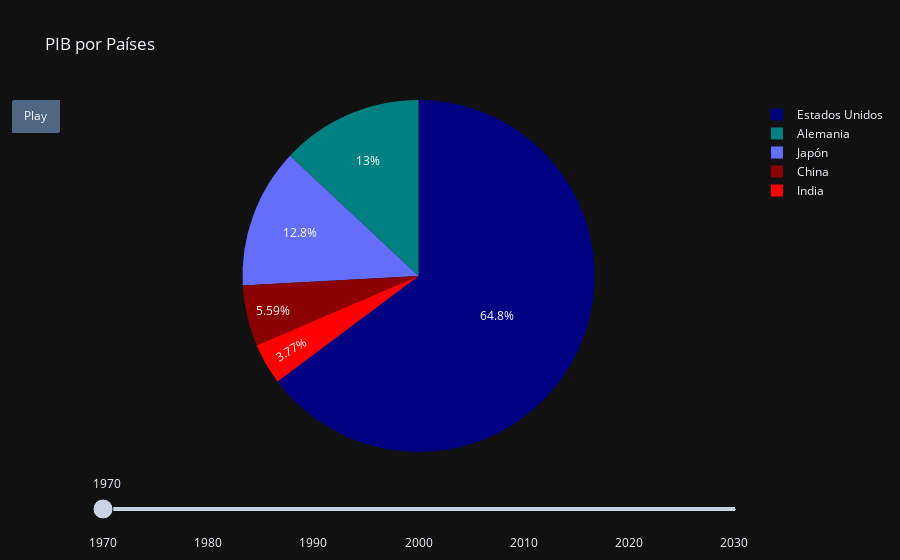

Notebook code for this chart:
### Code cell
import plotly.graph_objects as go

paises = ['Alemania','Estados Unidos','China','India','Japón']
valores_1970 = [2.158384e+11,1.073303e+12,9.260264e+10,6.242248e+10,2.126092e+11]
valores_1980 = [9.502909e+11,2.857307e+12,1.911492e+11,1.863253e+11,1.105386e+12]
valores_1990 = [1.771671e+12,5.963144e+12,3.608579e+11,3.209790e+11,3.132818e+12]
valores_2000 = [1.947982e+12,1.025095e+13,1.211332e+12,4.683949e+11,4.968359e+12]
valores_2010 = [3.3996e+12,1.504896e+13,6.087192e+12,1.675616e+12,5.759072e+12]
valores_2020 = [3.889669e+12,2.106047e+13,1.468774e+13,2.671595e+12,5.048790e+12]
valores_2022 = [4.072192e+12,2.546270e+13,1.796317e+13,3.385090e+12,4.231141e+12]

frames = [go.Frame(data=[go.Pie(labels=paises, values=valores_1970)])]  # frame para 1970
frames.append(go.Frame(data=[go.Pie(labels=paises, values=valores_1980)]))  # frame para 1980
frames.append(go.Frame(data=[go.Pie(labels=paises, values=valores_1990)]))  # frame para 1990
frames.append(go.Frame(data=[go.Pie(labels=paises, values=valores_2000)]))  # frame para 2000
frames.append(go.Frame(data=[go.Pie(labels=paises, values=valores_2010)]))  # frame para 2010
frames.append(go.Frame(data=[go.Pie(labels=paises, values=valores_2020)]))  # frame para 2020
frames.append(go.Frame(data=[go.Pie(labels=paises, values=valores_2022)]))  # frame para 2022


steps = []
for i, frame in enumerate(frames):
    step = dict(method="animate", label=str(1970 + i*10), args=[[frame.name]])
    steps.append(step)

fig = go.Figure(
    data=frames[0].data,
    layout=go.Layout(
        title="PIB por Países",
        template="plotly_dark",
        updatemenus=[dict(type="buttons",
                          showactive=False,
                          buttons=[dict(label="Play",
                                        method="animate",
                                        args=[None])])],
        sliders=[dict(steps=steps)]
    ),
    frames=frames
)

colores_pibt = ['teal','navy','darkred','red']
fig.update_traces(marker=dict(colors=colores_pibt))

fig.show()

### Figure 1 — Plotly figure (JSON) as saved in the notebook; plotly's stock layout.template omitted (floating-point values rounded to 4 significant figures)
{"data": [{"labels": ["Alemania", "Estados Unidos", "China", "India", "Japón"], "marker": {"colors": ["teal", "navy", "darkred", "red"]}, "type": "pie", "values": [215838400000, 1073303000000, 92602640000, 62422480000, 212609200000]}], "layout": {"sliders": [{"steps": [{"args": [[null]], "label": "1970", "method": "animate"}, {"args": [[null]], "label": "1980", "method": "animate"}, {"args": [[null]], "label": "1990", "method": "animate"}, {"args": [[null]], "label": "2000", "method": "animate"}, {"args": [[null]], "label": "2010", "method": "animate"}, {"args": [[null]], "label": "2020", "method": "animate"}, {"args": [[null]], "label": "2030", "method": "animate"}]}], "title": {"text": "PIB por Países"}, "updatemenus": [{"buttons": [{"args": [null], "label": "Play", "method": "animate"}], "showactive": false, "type": "buttons"}]}}
